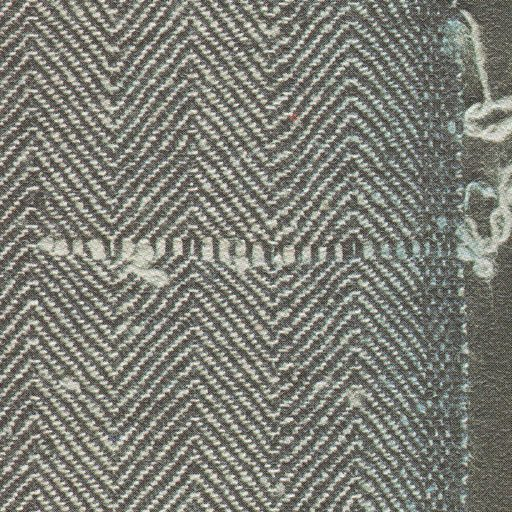
#> input picture INPUT_images/0046_Jerk-In.jpg, 512 x 512 px; its folder holds only this picture in this run
$ python fabric1.py
#> lines starting #> are read from the running program, lines starting #| are printed output that depends on the picture; after the words box and inside, x2 and y2 are one past the last pixel; in counts of white or black regions, pixels touching at a corner belong together
#> further down, image is the input picture: shape (512, 512, 3); mean B, G, R 118.6, 126.7, 126.1
import cv2
import os
import numpy as np
import matplotlib.pyplot as plt

def calculate_defect_density(binary_image):
    # Calculate the area of foreground (defect) and background (non-defect) regions in the binary image
    total_area = binary_image.size
    defect_area = np.count_nonzero(binary_image)  # Count of non-zero pixels (white pixels)

    # Determine which area is smaller (defective area)
    if defect_area > total_area / 2:
        defect_area = total_area - defect_area  # Use the smaller area as the defective area

    # Calculate defect density
    if total_area > 0:
        defect_density = defect_area / total_area
    else:
        defect_density = 0.0

    return defect_density

def defect_detect(image):
    img = image.copy()
    # Preprocess the input image
    hsv = cv2.cvtColor(img, cv2.COLOR_BGR2HSV)
#> hsv: shape (512, 512, 3); mean H, S, V 37, 22.3, 128.4
    v = hsv[:,:,2]
    blr = cv2.blur(v, (15, 15))
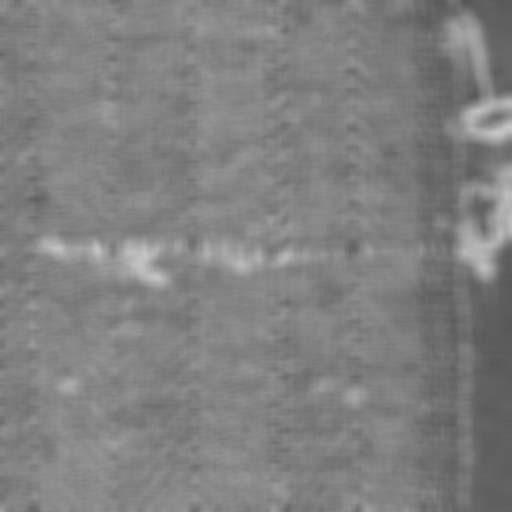
#> blr: shape (512, 512); min 85, max 198, mean 128.4
    dst = cv2.fastNlMeansDenoising(blr, None, 10, 7, 21)
    _, binary = cv2.threshold(dst, 0, 255, cv2.THRESH_BINARY + cv2.THRESH_OTSU)
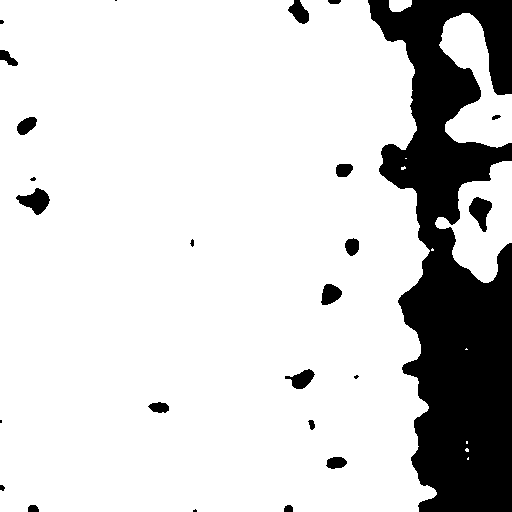
#> binary: shape (512, 512); 82.9% white; 25 black regions (6 under 20 px), largest, box (x1, y1, x2, y2) and area: (368, 0, 512, 512) 41458, (16, 188, 50, 215) 496, (469, 197, 492, 232) 460

    # Calculate defect density based on the binary image
    defect_density = calculate_defect_density(binary)
#> in calculate_defect_density, `defect_area = np.count_nonzero(binary_image)`: defect_area = 217307
#> in calculate_defect_density, `defect_area = total_area - defect_area`: defect_area = 44837
#> in calculate_defect_density, `defect_density = defect_area / total_area`: defect_density = 0.171
#> defect_density = 0.171

    return binary, defect_density

# Path to the input images folder
input_folder = 'INPUT_images'

# Process each image in the folder
for filename in os.listdir(input_folder):
    # Read the image
    image_path = os.path.join(input_folder, filename)
    image = cv2.imread(image_path)

    if image is None:
        continue

    # Detect defects in the image
    binary_image, defect_density = defect_detect(image)
#> defect_density = 0.171

    # Display the original image and processed binary image
    plt.figure(figsize=(12, 6))

    # Display the original image
    plt.subplot(1, 2, 1)
    plt.imshow(cv2.cvtColor(image, cv2.COLOR_BGR2RGB))
    plt.title('Fabric Image')
    plt.axis('off')

    # Display the processed binary image
    plt.subplot(1, 2, 2)
    plt.imshow(binary_image, cmap='gray')
    plt.title(f'Binary Image\nDefect Density: {defect_density:.4f}')
    plt.axis('off')

    plt.tight_layout()
    plt.show()
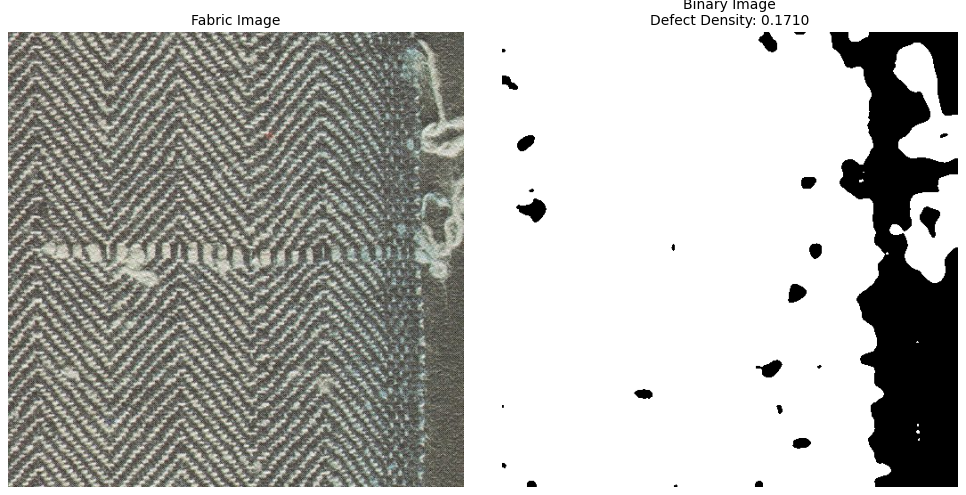
#> figure drawn by matplotlib, 2 panels

$ run again, on INPUT_images/0184_Hole.jpg
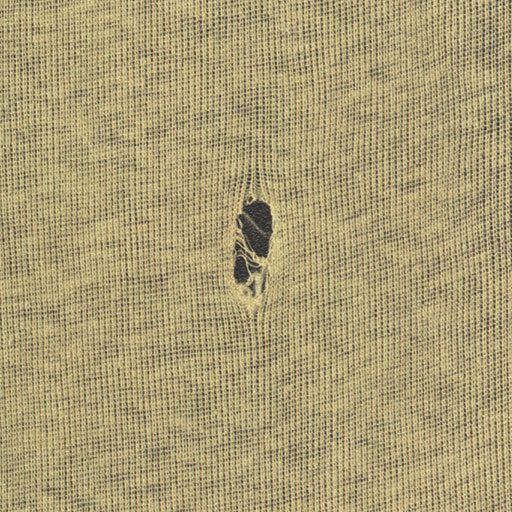
#> input picture INPUT_images/0184_Hole.jpg, 512 x 512 px
#> image is the input picture: shape (512, 512, 3); mean B, G, R 117.2, 157.4, 171.7
#> hsv: shape (512, 512, 3); mean H, S, V 22.2, 83.3, 171.7
#> in defect_detect, `_, binary = cv2.threshold(dst, 0, 255, cv2.THRESH_BINARY + cv2.THRESH_..`:
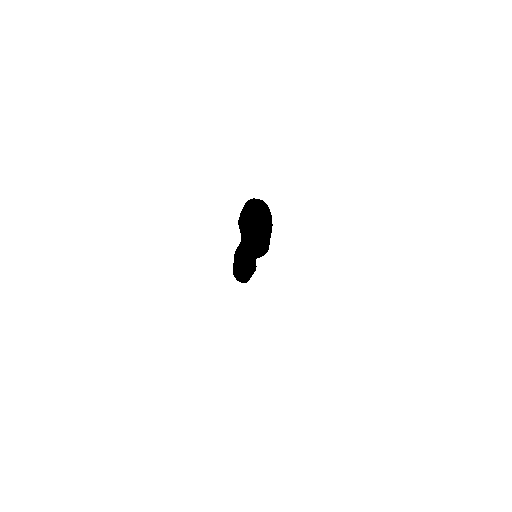
#> binary: shape (512, 512); 99.2% white; 1 black region, box (x1, y1, x2, y2) and area: (233, 198, 273, 283) 2223
#> in calculate_defect_density, `defect_area = np.count_nonzero(binary_image)`: defect_area = 259921
#> in calculate_defect_density, `defect_area = total_area - defect_area`: defect_area = 2223
#> in calculate_defect_density, `defect_density = defect_area / total_area`: defect_density = 0.00848
#> `plt.show()`:
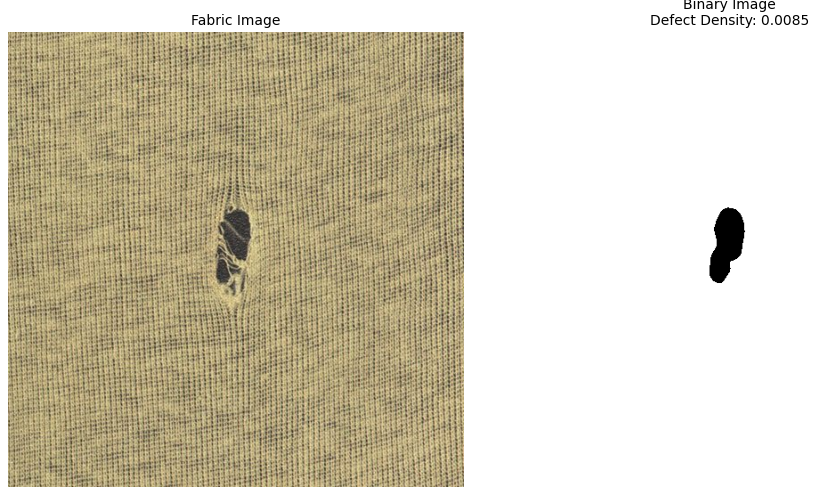
#> figure drawn by matplotlib, 2 panels
